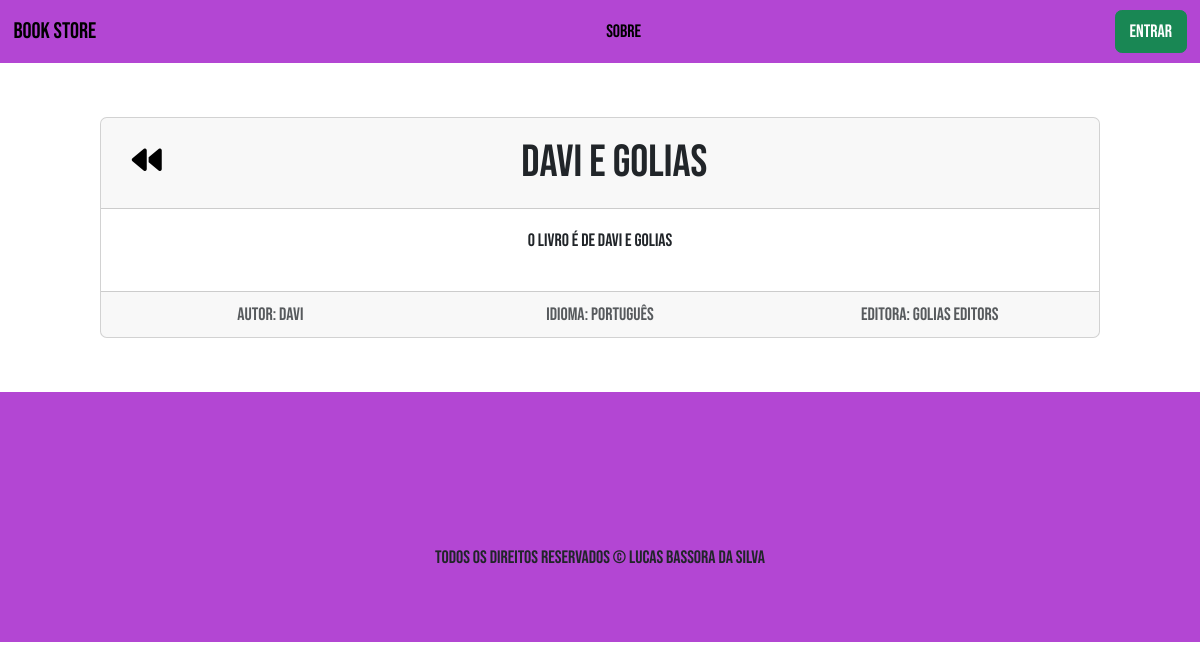
Page /book/22 on the committed database.
### livros/models.py (models this page shows)
class Livros(models.Model):
    IDIOMAS = [
        ('Português' , 'Português'),
        ('Inglês' , 'Inglês'),
        ('Italiano' , 'Italiano'),
        ('Francês' , 'Francês'),
        ('Espanhol' , 'Espanhol'),
        ('Alemão' , 'Alemão')
    ]
    titulo = models.CharField(max_length=255)
    autor = models.CharField(max_length=255)
    editora = models.CharField(max_length=255)
    numeroPaginas = models.CharField(max_length=255)
    idioma = models.CharField(max_length=9, choices=IDIOMAS)
    descricao = models.TextField()
    created_at = models.DateTimeField(auto_now_add=True)
    updated_at = models.DateTimeField(auto_now=True)

### livros/views.py (the view)
# urls.py: path('book/<int:id>', views.viewBook, name='view-book'),
def viewBook(request, id):
    livro = get_object_or_404(Livros, pk=id)
    return render(request, 'livros/book.html', {'livro' : livro})

### livros/templates/livros/book.html (shortened to what this page needs)
{% extends 'base.html' %}
{% block content%}
<div class="offset-1 col-10 list-div mt-5 mb-5">
    <div class="card text-center">
        <div class="card-header">
            <div class="row">
                <div class="col-1 justify-content-center pt-3"><a href=".."><i class="fa-solid fa-backward d-inline-block"></i></a></div>
                <div class="col-11"><h1 class="d-inline-block pe-5 pt-2">{{livro.titulo}}</h1></div>
            </div>
        </div>
        <div class="card-body">
          <p class="card-text">{{livro.descricao}}</p>
        </div>
        <div class="card-footer text-body-secondary">
            <div class="row">
                <div class="col"><span class="text-start mx-5">Autor: {{livro.autor}}</span></div>
                <div class="col"><span class="text-center mx-5">Idioma: {{livro.idioma}}</span></div>
                <div class="col"><span class="text-end mx-5">Editora: {{livro.editora}}</span></div>
            </div>
        </div>
      </div>
</div>
{% endblock %}

### livros/static/css/style.css (style rules this page uses)
* { font-family: "Bebas Neue", sans-serif; font-size: 18px; font-style: normal; }
.fa-backward { color: black; font-size: 30px; }
.card-body { height: 82px; }

### rows in the picture
Livros: titulo "Davi e golias", descricao "O livro é de davi e golias", autor "davi", idioma "Português", editora "golias editors"
